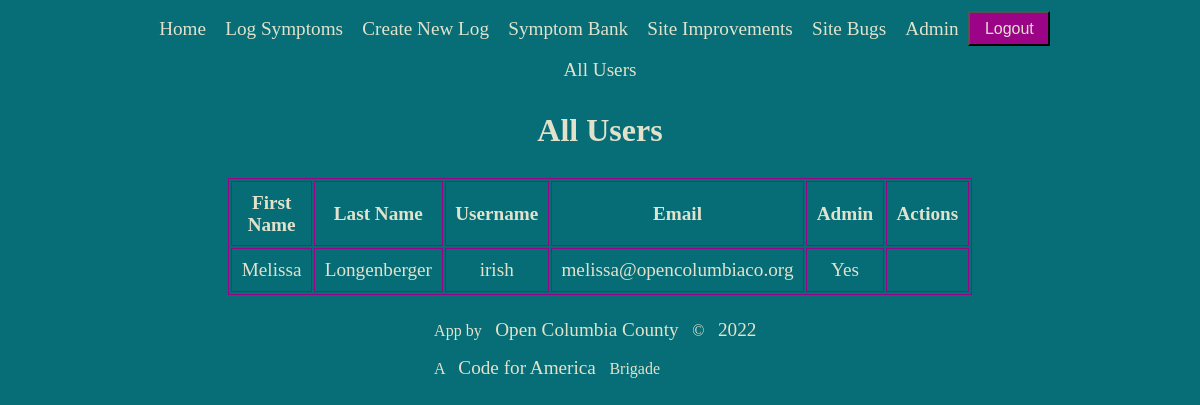
Screenshot of /theAdmin/allUsers/ (signed in) with the database file from the repository.
### healthApp/models.py (models this page shows, shortened)
class User(models.Model):
    firstName = models.CharField(max_length=255)
    lastName = models.CharField(max_length=255)
    email = models.CharField(max_length=255)
    username = models.CharField(max_length=45, unique=True)
    password = models.CharField(max_length=255)
    level = models.IntegerField(default=0)
    objects = UserManager()
    createdAt = models.DateTimeField(auto_now_add=True)
    updatedAt = models.DateTimeField(auto_now=True)

### healthApp/views.py (the view)
# urls.py: path('theAdmin/allUsers/', views.adminUsers),
def adminUsers(request):
    if 'user_id' not in request.session:
        messages.error(request, "You need to be logged in")
        return redirect('/')
    else:
        user = User.objects.get(id=request.session['user_id'])
        users = User.objects.all().values()
        if user.level == 9:
            context = {
                'user': user,
                'users': users,
            }
            return render(request, 'allUsers.html', context)
        else:
            messages:error(request, "Please log in with an admin account")
            return redirect('/')

### healthApp/templates/allUsers.html (shortened to what this page needs)
{% load static %}
<!DOCTYPE html>
<html lang="en">
<head>
    <link rel='stylesheet' href='https://beedevservices.github.io/beedev-css/framework/beedev.css'>
    <link rel="stylesheet" href="{% static 'css/styles.css'%}">
</head>
<body>
    <header>
        <nav>
            {% block loggedMenu %} {% include 'loggedMenu.html' %} {% endblock loggedMenu %}
        </nav>
        <nav>
            {% block adminMenu %} {% include 'adminMenu.html' %} {% endblock adminMenu %}
        </nav>
    </header>
    <main>
        <h1>All Users</h1>
        <table>
            <tr>
                <th>First Name</th>
                <th>Last Name</th>
                <th>Username</th>
                <th>Email</th>
                <th>Admin</th>
                <th>Actions</th>
            </tr>
            {% for aUser in users %}
                <tr>
                    <td>{{aUser.firstName}}</td>
                    <td>{{aUser.lastName}}</td>
                    <td>{{aUser.username}}</td>
                    <td>{{aUser.email}}</td>
                    {% if aUser.level == 9 %}
                        <td>Yes</td>
                    {% else %}
                        <td>No</td>
                    {% endif %}
                    <td></td>
                </tr>
            {% endfor %}
        </table>
    </main>
    <footer>
        {% block footer %} {% include 'footer.html' %} {% endblock footer %}
    </footer>
</body>
</html>

### healthApp/static/css/styles.css (style rules this page uses)
table, th, td { border: 1px solid #9b0487; }
table { width: 85%; margin: 0.5em; background-color: #076e7781; }
th, td { padding: 0.5em; text-align: center; font-size: 1.2em; }
body { display: flex; flex-direction: column; justify-content: center; align-items: center; background-image: url("https://www.transparenttextures.com/patterns/xv.png"); background-color: #076e77; color: #e2e2cc; }
body header { display: flex; flex-direction: column; justify-content: center; align-items: center; }
body header nav { display: flex; flex-direction: row; justify-content: center; align-items: center; }
body main { display: flex; flex-direction: column; justify-content: center; align-items: center; }

### rows the page displays
User: firstName "Melissa", lastName "Longenberger", username "irish", email "melissa@opencolumbiaco.org", level "Yes"
